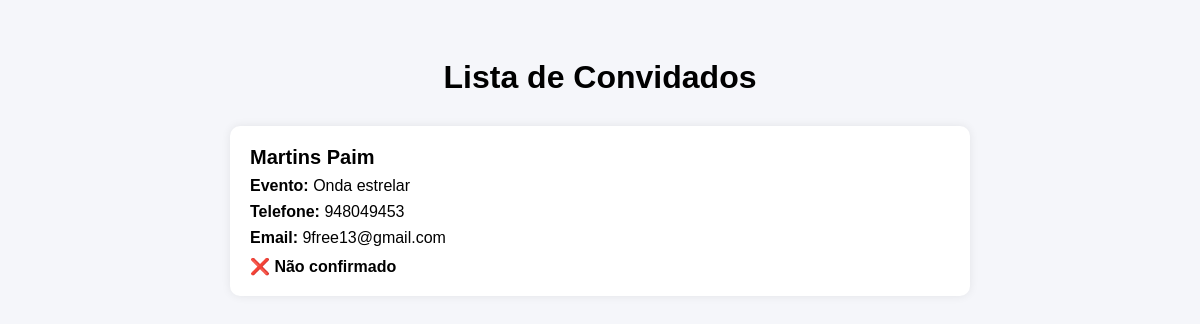
Page /guests/ on the earlier database version.
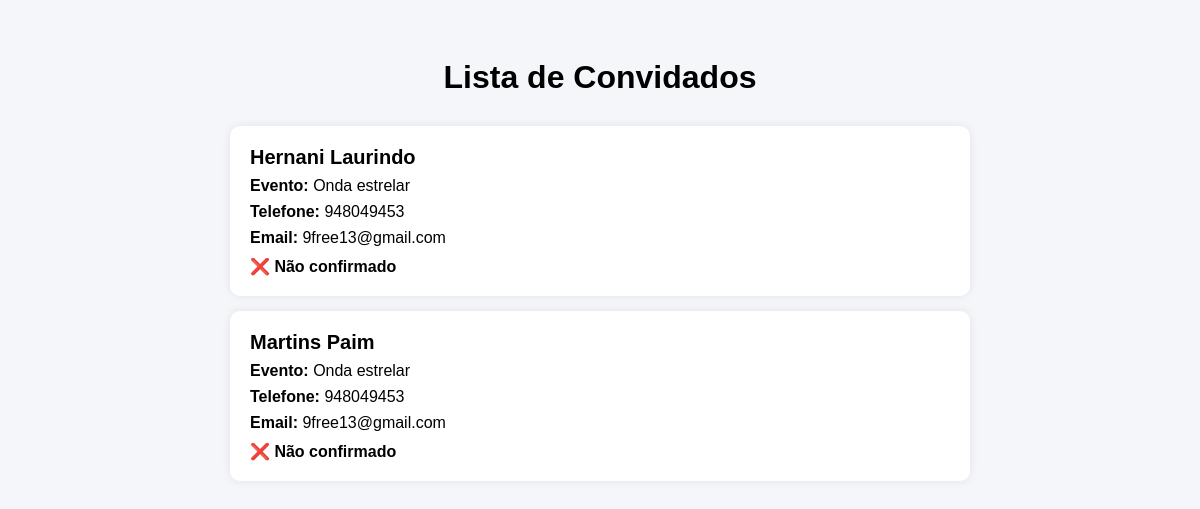
Same page on the later database version.
### guests/models.py (models this page shows, shortened)
class Guest(models.Model):
    STATUS_CHOICES = [
        ('pendente', 'Pendente'),
        ('confirmado', 'Confirmado'),
        ('recusado', 'Recusado'),
    ]
    event = models.ForeignKey(Event, on_delete=models.CASCADE)
    full_name = models.CharField(max_length=200)
    phone = models.CharField(max_length=20)
    email = models.EmailField(blank=True)
    status = models.CharField(max_length=20, choices=STATUS_CHOICES, default='pendente')
    token = models.UUIDField(default=uuid.uuid4, editable=False, unique=True)

### events/models.py (models this page shows, shortened)
class Event(models.Model):
    EVENT_TYPES = [
        ('aniversario', 'Aniversário'),
        ('casamento', 'Casamento'),
        ('noivado', 'Noivado'),
        ('baptizado', 'Baptizado'),
        ('cha_de_bebe', 'Chá de bebé'),
        ('formatura', 'Formatura'),
        ('conferencia', 'Conferência'),
        ('reuniao', 'Reunião'),
        ('evento_corporativo', 'Evento corporativo'),
        ('outro', 'Outro'),
    ]
    name = models.CharField(max_length=200)
    event_type = models.CharField(max_length=30, choices=EVENT_TYPES)
    custom_event_type = models.CharField(max_length=100, blank=True)
    date = models.DateField()
    location = models.CharField(max_length=255)
    description = models.TextField(blank=True)
    created_at = models.DateTimeField(auto_now_add=True)

### guests/views.py (the view)
# urls.py: path('guests/', views.guest_list, name='guest_list'),
def guest_list(request):
    guests = Guest.objects.all().order_by('-id')
    return render(request, 'guests/guest_list.html', {'guests': guests})

### guests/templates/guests/guest_list.html (shortened to what this page needs)
<!DOCTYPE html>
<html>
<head>
</head>
<body>
    <h1>Lista de Convidados</h1>
    {% if guests %}
        {% for guest in guests %}
            <div class="card">
                <div class="name">{{ guest.full_name }}</div>
                <div class="info"><strong>Evento:</strong> {{ guest.event.name }}</div>
                <div class="info"><strong>Telefone:</strong> {{ guest.phone }}</div>
                <div class="info"><strong>Email:</strong> {{ guest.email }}</div>
                <div class="status">
                    {% if guest.confirmed %}
                        ✅ Confirmado
                    {% else %}
                        ❌ Não confirmado
                    {% endif %}
                </div>
            </div>
        {% endfor %}
    {% else %}
        <p class="empty">Nenhum convidado encontrado.</p>
    {% endif %}
</body>
</html>

### guests/templates/guests/guest_list.html (style rules this page uses)
body { font-family: Arial, sans-serif; background: #f5f6fa; padding: 30px; }
h1 { text-align: center; margin-bottom: 30px; }
.card { background: white; width: 700px; margin: 15px auto; padding: 20px; border-radius: 10px; box-shadow: 0 0 10px rgba(0,0,0,0.08); }
.name { font-size: 20px; font-weight: bold; }
.info { margin-top: 8px; font-size: 16px; }
.status { margin-top: 10px; font-weight: bold; }

Differences in the rows shown:
added Guest: full_name "Hernani Laurindo", event.name "Onda estrelar", phone "948049453", email "9free13@gmail.com"
